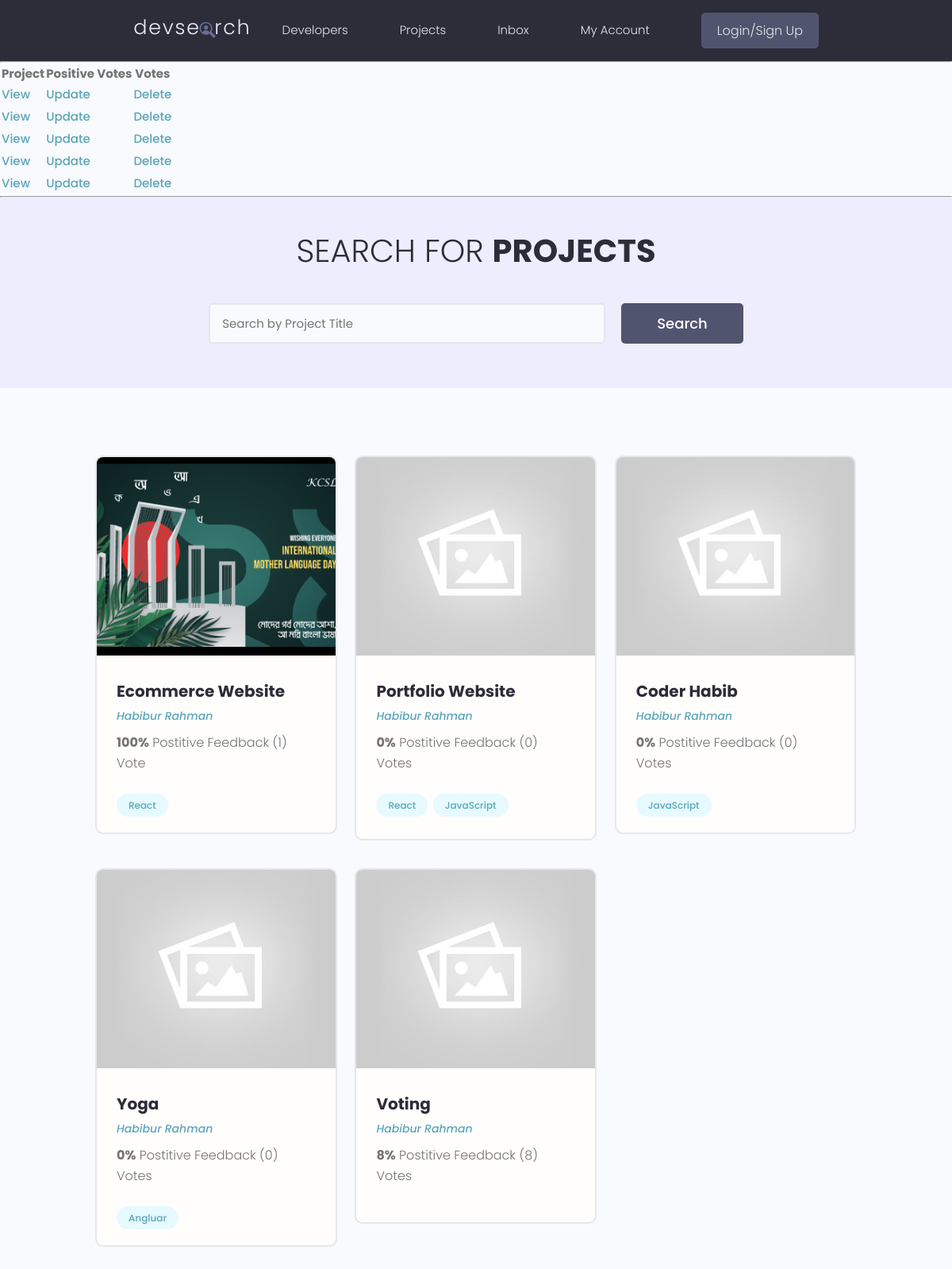
/projects/, run on the app's committed database.
### projects/models.py (models this page shows, shortened)
class Project(models.Model):
    owner = models.ForeignKey(Profile,null= True, on_delete=models.SET_NULL)
    title = models.CharField(max_length=200)
    description = models.TextField(null=True, blank=True)
    featured_image = models.ImageField(null=True, blank=True,default="default.jpg")
    demo_link = models.CharField(max_length=2000, null=True, blank=True)
    source_link = models.CharField(max_length=2000, null=True, blank=True)
    tags = models.ManyToManyField('Tag', blank=True)
    vote_total = models.IntegerField(default=0, null=True, blank=True)
    vote_ratio = models.IntegerField(default=0, null=True, blank=True)
    created = models.DateField(auto_now_add=True)
    id = models.UUIDField(default=uuid.uuid4, unique=True, primary_key=True, editable=False)

class Tag(models.Model):
    name = models.CharField(max_length=200)
    created = models.DateField(auto_now_add=True)
    id = models.UUIDField(default=uuid.uuid4, unique=True, primary_key=True, editable=False)
    def __str__(self):
        return self.name

### users/models.py (models this page shows, shortened)
class Profile(models.Model):
    user = models.OneToOneField(User, on_delete=models.CASCADE, null=True, blank=True)
    name = models.CharField(max_length=200, blank=True, null=True)
    email = models.EmailField(max_length=500, blank=True, null=True)
    username = models.CharField(max_length=200, blank=True, null=True)
    location = models.CharField(max_length=200, blank=True, null=True)
    short_intro = models.CharField(max_length=200, blank=True, null=True)
    bio = models.TextField(blank=True, null=True)
    profile_image = models.ImageField(null=True, blank=True, upload_to='profiles/', default='profiles/user-default.png')
    social_github = models.CharField(max_length=200, blank=True, null=True)
    social_twitter = models.CharField(max_length=200, blank=True, null=True)
    social_linkedin = models.CharField(max_length=200, blank=True, null=True)
    social_youtube = models.CharField(max_length=200, blank=True, null=True)
    social_website = models.CharField(max_length=200, blank=True, null=True)
    created = models.DateField(auto_now_add=True)
    id = models.UUIDField(default=uuid.uuid4, unique=True, primary_key=True, editable=False)

### projects/views.py (the view)
# urls.py: path('projects/', include('projects.urls')),
def projects(request):
    projects = Project.objects.all()
    context = {'projects': projects}
    return render(request, 'projects/project.html', context)

### projects/templates/projects/project.html (shortened to what this page needs)
{% extends 'main.html' %}
{% block content %}
<hr>
<table>
    <tr>
        <th>Project</th>
        <th>Positive Votes</th>
        <th>Votes</th>
    </tr>
    {% for project in projects %}
    <tr>
        <td><a href="{% url 'single-projects' project.id %}">View</a></td>
        <td><a href="{% url 'update-project' project.id %}">Update</a></td>
        <td><a href="{% url 'delete-project' project.id %}">Delete</a></td>
    </tr>
    {% endfor %}
</table>
<hr>
<main class="projects">
    <section class="hero-section text-center">
      <div class="container container--narrow">
        <div class="hero-section__box">
          <h2>Search for <span>Projects</span></h2>
        </div>
        <div class="hero-section__search">
          <form class="form" action="#" method="get">
            <div class="form__field">
              <input class="input input--text" id="formInput#search" type="text" name="text"
                placeholder="Search by Project Title" />
            </div>
            <input class="btn btn--sub btn--lg" type="submit" value="Search" />
          </form>
        </div>
      </div>
    </section>
    <section class="projectsList">
      <div class="container">
        <div class="grid grid--three">
        {% for project in projects %}
          <div class="column">
            <div class="card project">
              <a href="{% url 'single-projects' project.id %}" class="project">
                <img class="project__thumbnail" src="{{project.featured_image.url}}" alt="project thumbnail" />
                <div class="card__body">
                  <h3 class="project__title">{{project.title}}</h3>
                  <p><a class="project__author" href="{% url 'user-profiles' project.owner.id %}">{{project.owner.name}}</a></p>
                  <p class="project--rating">
                    <span style="font-weight: bold;">{{project.vote_ratio}}%</span> Postitive
                    Feedback ({{project.vote_total}}) Vote{{project.vote_total|pluralize:"s"}}
                  </p>
                  <div class="project__tags">
                    {% for tag in project.tags.all %}
                    <span class="tag tag--pill tag--main">
                      <small>{{tag}}</small>
                    </span>
                    {% endfor%}
                  </div>
                </div>
              </a>
            </div>
          </div>
        {% endfor %}
        </div>
      </div>
    </section>
  </main>
{% endblock content %}

### static/styles/app.css (style rules this page uses)
:root { --color-sub: #2d2d39; }
.btn--sub { background-color: var(--color-sub-light); }
.card { border: 2px solid var(--color-light); }
img { width: 100%; }
.hero-section { height: 40vh; display: flex; align-items: center; background-color: var(--color-sub); }
.hero-section__box { margin-bottom: 4rem; }
.hero-section__box > h2, .hero-section__box > h2 > span { font-size: 4rem; color: var(--color-light); line-height: 1.3; text-transform: uppercase; }
.hero-section__box > h2 { font-weight: 300; }
.hero-section__box > h2 > span { font-weight: 700; }
.hero-section__search > .form { display: flex; align-items: center; justify-content: center; gap: 2rem; }
.hero-section__search > .form input.input--text { width: 50rem; }
.project__author { font-size: 1.4rem; font-style: italic; }
.project--rating { margin-bottom: 1.6em; margin-top: .5em; }
.projects > .hero-section { background: var(--color-sub-lighter); height: 30vh; }
.projects .hero-section__box { margin-bottom: 2.5rem; }
.projects .hero-section__box > h2 { color: var(--color-sub); }
.projects .hero-section__box > h2 > span { font-weight: 700; color: var(--color-sub); }
.projectsList { margin-top: 8rem; }
.project__thumbnail { height: 25rem; object-fit: cover; object-position: top center; }
.project__title { font-size: 2rem; font-weight: 700; color: var(--color-sub); }

### static/uikit/styles/modules/_variables.css (style rules this page uses)
:root { --color-main: #5aa5b9; --color-main-light: #e6faff; --color-sub: #3f4156; --color-sub-light: #51546e; --color-sub-lighter: #ededfd; --color-text: #737373; --color-gray: #8b8b8b; --color-light: #e5e7eb; --color-light-gray: #767676; --color-bg: #f8fafd; --color-white: #fffefd; --color-white-light: #f3f3f3; --color-success: #359e64; --color-success-bg: #def8e8; --color-error: #fc4b0b; --color-error-bg: #fff2ee; --font-base: 'Poppins', arial, helvetica, 'Segoe UI', roboto, ubuntu, sans-serif; --font-monospace: 'Fira Code', 'Courier New', courier, monospace; --font-regular: 300; --font-medium: 500; --font-bold: 700; --generic-shadow: 1px 1px 5px #00000010; --generic-transition: all 0.3s ease-in-out; }

### static/uikit/styles/modules/_base.css (style rules this page uses)
* { margin: 0; padding: 0; box-sizing: border-box; text-rendering: optimizeLegibility; color: inherit; font-size: inherit; }
html { font-size: 50%; }
@media only screen and (min-width: 480px) { html { font-size: 56.25%; } }
@media only screen and (min-width: 1200px) { html { font-size: 62.5%; } }
body { line-height: 1.6; font-weight: 400; font-size: 1.5rem; color: var(--color-text); background-color: var(--color-bg); min-height: 100vh; }

### static/uikit/styles/modules/_typography.css (style rules this page uses)
* { font-family: var(--font-base); }
h2 { font-size: 3.6rem; font-weight: var(--font-bold); }
h3 { font-size: 3.2rem; font-weight: var(--font-medium); }
p, span, strong { font-size: 1.6rem; color: var(--color-text); font-weight: var(--font-regular); }
a { padding-bottom: 2px; text-decoration: none; display: inline-block; color: var(--color-main); font-weight: var(--font-medium); }

### static/uikit/styles/modules/_utilities.css (style rules this page uses)
.container { width: 92%; max-width: 165rem; margin: 0 auto; box-sizing: border-box; }
.container--narrow { width: 92%; max-width: 120rem; }
@media screen and (min-width: 1000px) { .container { width: 90%; } }
@media screen and (min-width: 1000px) { .container--narrow { width: 85%; } }
@media screen and (min-width: 1200px) { .container { width: 80%; } }
@media screen and (min-width: 1200px) { .container--narrow { width: 72%; } }
.text-center { text-align: center; }

### static/uikit/styles/modules/_button.css (style rules this page uses)
.btn { display: inline-block; position: relative; cursor: pointer; background-color: var(--color-light); font-weight: var(--font-medium); color: var(--color-sub); text-decoration: none; padding: 1rem 2rem; border-radius: 0.5rem; border: none; width: -webkit-fit-content; width: -moz-fit-content; width: fit-content; height: -webkit-fit-content; height: -moz-fit-content; height: fit-content; font-size: 1.6rem; outline-width: 0; outline-color: transparent; -webkit-backface-visibility: hidden; backface-visibility: hidden; transition: all 0.3s ease-in-out; }
.btn--sub { background-color: var(--color-sub); color: var(--color-white); }
.btn--lg { font-size: 1.8rem; padding: 1.2rem 4.5rem; }

### static/uikit/styles/modules/_card.css (style rules this page uses)
.card { border-radius: 1rem; background-color: var(--color-white); border: 1.5px solid var(--color-light); width: auto; height: auto; margin-top: 0.5rem; margin-bottom: 0.5rem; overflow: hidden; }
.card__body, .card__header { padding: 2rem 2.5rem; }

### data on the page
Project: featured_image (picture), title "Ecommerce Website", owner.name "Habibur Rahman", vote_ratio "100", vote_total "1"
Project: featured_image (placeholder picture), title "Portfolio Website", owner.name "Habibur Rahman", vote_ratio "0", vote_total "0"
Project: featured_image (placeholder picture), title "Coder Habib", owner.name "Habibur Rahman", vote_ratio "0", vote_total "0"
Project: featured_image (placeholder picture), title "Yoga", owner.name "Habibur Rahman", vote_ratio "0", vote_total "0"
Project: featured_image (placeholder picture), title "Voting", owner.name "Habibur Rahman", vote_ratio "8", vote_total "8"
Tag: name "React"
Tag: name "JavaScript"
Tag: name "Angluar"
